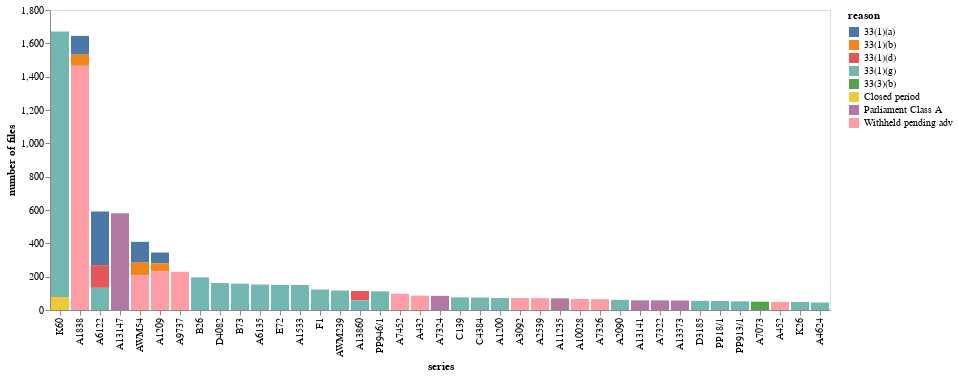

Notebook code cell kept with this figure:
### Markdown cell above
Now we can chart the results. Once again we'll show the number of files in the 50 most common series, but this time we'll highlight the reasons using color.

### Code cell
alt.Chart(series_reasons_counts).transform_aggregate(
    count="sum(count)",
    groupby=["series", "reason"]
    # Sort by number of files
).transform_window(
    rank="rank(count)",
    sort=[alt.SortField("count", order="descending")]
    # Get the top 50
).transform_filter(
    alt.datum.rank < 50
).mark_bar().encode(
    x=alt.X("series", sort="-y"),
    y=alt.Y("sum(count)", title="number of files", axis=alt.Axis(grid=False)),
    color="reason",
    tooltip=["series", "reason", "count"],
)

### Figure 1 — Vega-Lite specification as saved in the notebook (floating-point values rounded to 4 significant figures; data arrays with more than 128 entries replaced by an {"elided": "..."} marker saying what was removed)
{"config": {"view": {"continuousWidth": 400, "continuousHeight": 300}}, "data": {"name": "data-f7a579082269e54f33d7175e99641991"}, "mark": "bar", "encoding": {"color": {"field": "reason", "type": "nominal"}, "tooltip": [{"field": "series", "type": "nominal"}, {"field": "reason", "type": "nominal"}, {"field": "count", "type": "quantitative"}], "x": {"field": "series", "sort": "-y", "type": "nominal"}, "y": {"aggregate": "sum", "axis": {"grid": false}, "field": "count", "title": "number of files", "type": "quantitative"}}, "transform": [{"aggregate": [{"op": "sum", "field": "count", "as": "count"}], "groupby": ["series", "reason"]}, {"window": [{"op": "rank", "field": "count", "as": "rank"}], "sort": [{"field": "count", "order": "descending"}]}, {"filter": "(datum.rank < 50)"}], "$schema": "https://vega.github.io/schema/vega-lite/v4.17.0.json", "datasets": {"data-f7a579082269e54f33d7175e99641991": {"elided": "1031 records"}}}
